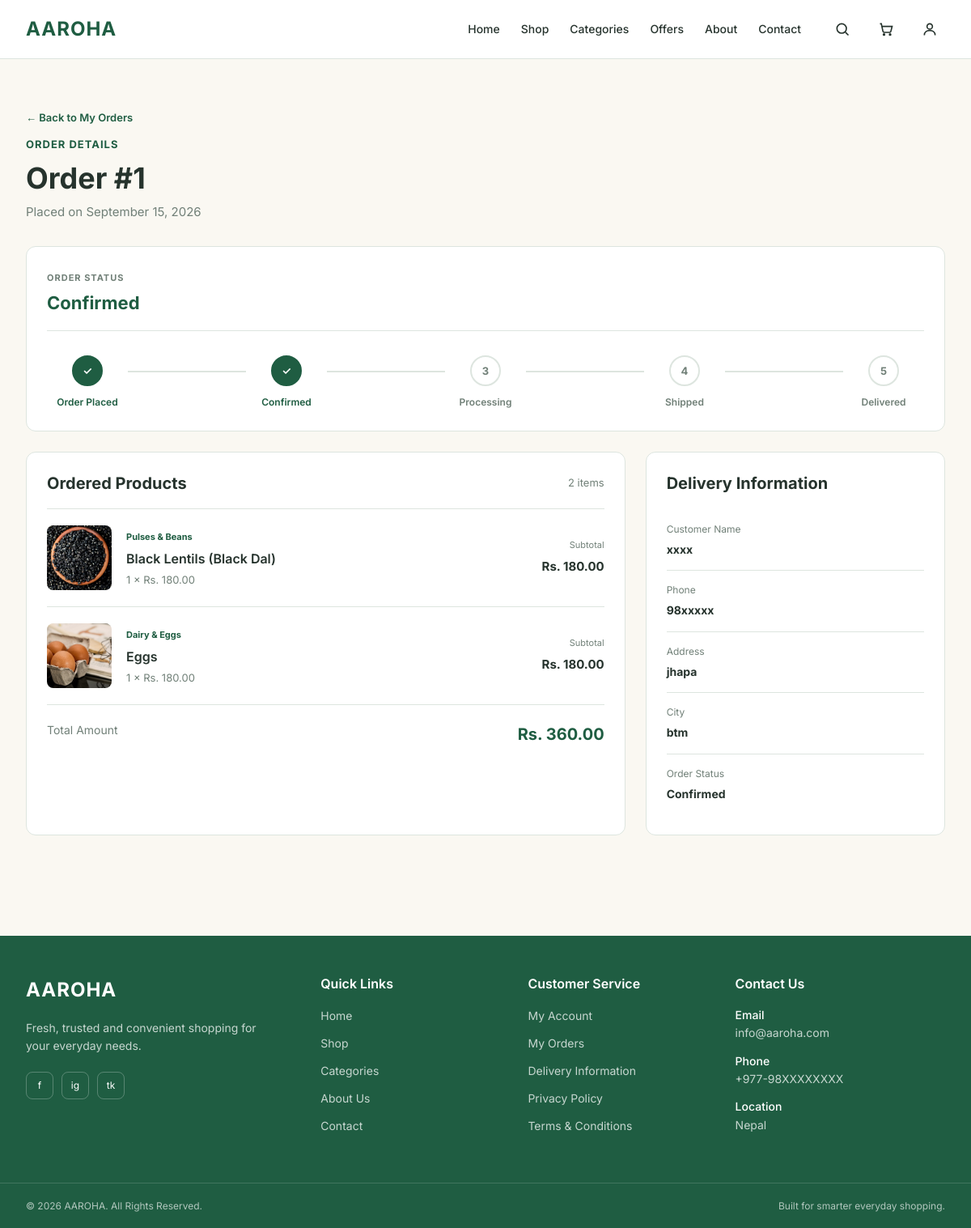
/orders/detail/1/ (signed in), run on the app's committed database.
### orders/models.py (models this page shows, shortened)
class Order(models.Model):
    STATUS_CHOICES = [
        ('Pending', 'Pending'),
        ('Confirmed', 'Confirmed'),
        ('Processing', 'Processing'),
        ('Shipped', 'Shipped'),
        ('Delivered', 'Delivered'),
        ('Cancelled', 'Cancelled'),
    ]
    user = models.ForeignKey(
        User,
        on_delete=models.CASCADE,
        related_name='orders'
    )
    customer_name = models.CharField(max_length=150)
    phone = models.CharField(max_length=20)
    address = models.TextField()
    city = models.CharField(max_length=100)
    total_amount = models.DecimalField(
        max_digits=10,
        decimal_places=2
    )
    status = models.CharField(
        max_length=20,
        choices=STATUS_CHOICES,
        default='Pending'
    )
    created_at = models.DateTimeField(auto_now_add=True)
    updated_at = models.DateTimeField(auto_now=True)

class OrderItem(models.Model):
    order = models.ForeignKey(
        Order,
        on_delete=models.CASCADE,
        related_name='items'
    )
    product = models.ForeignKey(
        'products.Product',
        on_delete=models.CASCADE
    )
    quantity = models.PositiveIntegerField()
    price = models.DecimalField(
        max_digits=10,
        decimal_places=2
    )
    subtotal = models.DecimalField(
        max_digits=10,
        decimal_places=2
    )

### products/models.py (models this page shows, shortened)
class Product(models.Model):
    name = models.CharField(max_length=200)
    category = models.ForeignKey(
        Category,
        on_delete=models.CASCADE,
        related_name='products'
    )
    description = models.TextField()
    price = models.DecimalField(
        max_digits=10,
        decimal_places=2
    )
    unit = models.CharField(
        max_length=50,
        default='piece'
    )
    stock = models.PositiveIntegerField(default=0)
    image = models.ImageField(
        upload_to='products/',
        blank=True,
        null=True
    )
    is_available = models.BooleanField(default=True)
    created_at = models.DateTimeField(auto_now_add=True)
    updated_at = models.DateTimeField(auto_now=True)

class Category(models.Model):
    name = models.CharField(max_length=100)
    description = models.TextField(blank=True)

### orders/views.py (the view)
@login_required
def order_detail(request, order_id):
    order = Order.objects.get(
        id=order_id,
        user=request.user
    )
    return render(
        request,
        'orders/order_detail.html',
        {
            'order': order
        }
    )

### templates/orders/order_detail.html (shortened to what this page needs)
{% extends 'base.html' %}
{% block content %}
<section class="order-detail-section">
    <div class="container">
        <div class="order-detail-header">
            <a href="{% url 'my_orders' %}" class="back-link">
                ← Back to My Orders
            </a>
            <span class="section-label">
                ORDER DETAILS
            </span>
            <h1>
                Order #{{ order.id }}
            </h1>
            <p>
                Placed on {{ order.created_at|date:"F d, Y" }}
            </p>
        </div>
        <div class="tracking-card">
            <div class="tracking-header">
                <div>
                    <span class="tracking-label">
                        ORDER STATUS
                    </span>
                    <h2>
                        {{ order.status }}
                    </h2>
                </div>
            </div>
            <div class="tracking">
                <div class="tracking-step
                    {% if order.status == 'Pending' or order.status == 'Confirmed' or order.status == 'Processing' or order.status == 'Shipped' or order.status == 'Delivered' %}
                    completed
                    {% endif %}">
                    <div class="tracking-circle">
                        ✓
                    </div>
                    <span>
                        Order Placed
                    </span>
                </div>
                <div class="tracking-line"></div>
                <div class="tracking-step
                    {% if order.status == 'Confirmed' or order.status == 'Processing' or order.status == 'Shipped' or order.status == 'Delivered' %}
                    completed
                    {% endif %}">
                    <div class="tracking-circle">
                        {% if order.status == 'Confirmed' or order.status == 'Processing' or order.status == 'Shipped' or order.status == 'Delivered' %}
                            ✓
                        {% else %}
                            2
                        {% endif %}
                    </div>
                    <span>
                        Confirmed
                    </span>
                </div>
                <div class="tracking-line"></div>
                <div class="tracking-step
                    ">
                    <div class="tracking-circle">
                        {% if order.status == 'Processing' or order.status == 'Shipped' or order.status == 'Delivered' %}
                            ✓
                        {% else %}
                            3
                        {% endif %}
                    </div>
                    <span>
                        Processing
                    </span>
                </div>
                <div class="tracking-line"></div>
                <div class="tracking-step
                    ">
                    <div class="tracking-circle">
                        {% if order.status == 'Shipped' or order.status == 'Delivered' %}
                            ✓
                        {% else %}
                            4
                        {% endif %}
                    </div>
                    <span>
                        Shipped
                    </span>
                </div>
                <div class="tracking-line"></div>
                <div class="tracking-step
                    ">
                    <div class="tracking-circle">
                        {% if order.status == 'Delivered' %}
                            ✓
                        {% else %}
                            5
                        {% endif %}
                    </div>
                    <span>
                        Delivered
                    </span>
                </div>
            </div>
        </div>
        <div class="order-detail-layout">
            <div class="order-products-card">
                <div class="card-heading">
                    <h2>
                        Ordered Products
                    </h2>
                    <span>
                        {{ order.items.count }} item{{ order.items.count|pluralize }}
                    </span>
                </div>
                <div class="ordered-products">
                    {% for item in order.items.all %}
                    <div class="ordered-product">
                        <div class="ordered-product-image">
                            {% if item.product.image %}
                                <img
                                    src="{{ item.product.image.url }}"
                                    alt="{{ item.product.name }}"
                                >
                            {% else %}
                                <div class="detail-no-image">
                                    No Image
                                </div>
                            {% endif %}
                        </div>
                        <div class="ordered-product-info">
                            <span>
                                {{ item.product.category.name }}
                            </span>
                            <h3>
                                {{ item.product.name }}
                            </h3>
                            <p>
                                {{ item.quantity }} × Rs. {{ item.price }}
                            </p>
                        </div>
                        <div class="ordered-product-total">
                            <span>
                                Subtotal
                            </span>
                            <strong>
                                Rs. {{ item.subtotal }}
                            </strong>
                        </div>
                    </div>
                    {% endfor %}
                </div>
                <div class="order-total">
                    <span>
                        Total Amount
                    </span>
                    <strong>
                        Rs. {{ order.total_amount }}
                    </strong>
                </div>
            </div>
            <div class="delivery-card">
                <h2>
                    Delivery Information
                </h2>
                <div class="delivery-row">
                    <span>
                        Customer Name
                    </span>
                    <strong>
                        {{ order.customer_name }}
                    </strong>
                </div>
                <div class="delivery-row">
                    <span>
                        Phone
                    </span>
                    <strong>
                        {{ order.phone }}
                    </strong>
                </div>
                <div class="delivery-row">
                    <span>
                        Address
                    </span>
                    <strong>
                        {{ order.address }}
                    </strong>
                </div>
                <div class="delivery-row">
                    <span>
                        City
                    </span>
                    <strong>
                        {{ order.city }}
                    </strong>
                </div>
                <div class="delivery-row">
                    <span>
                        Order Status
                    </span>
                    <strong>
                        {{ order.status }}
                    </strong>
                </div>
            </div>
        </div>
    </div>
</section>
{% endblock %}

### data on the page
Order: id "1", created_at "September 15, 2026", status "Confirmed", items.count "2", total_amount "360.00", customer_name "xxxx", phone "98xxxxx", address "jhapa", city "btm"
OrderItem: product.image (picture), product.category.name "Pulses & Beans", product.name "Black Lentils (Black Dal)", quantity "1", price "180.00", subtotal "180.00"
OrderItem: product.image (picture), product.category.name "Dairy & Eggs", product.name "Eggs", quantity "1", price "180.00", subtotal "180.00"
